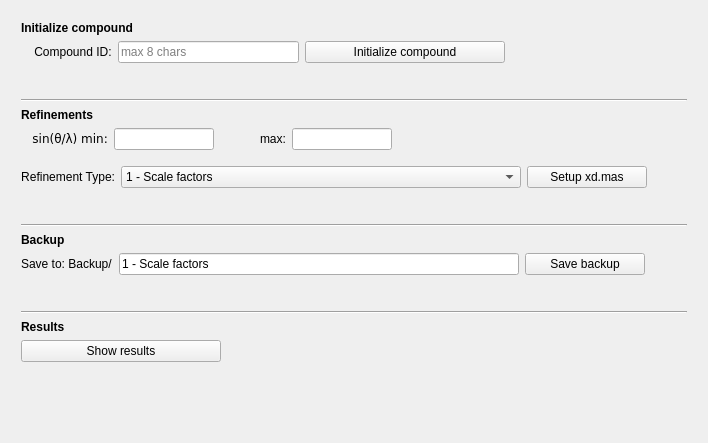
      <widget class="QWidget" name="tab">
       <attribute name="title">
        <string>Manual Refinement</string>
       </attribute>
       <layout class="QGridLayout" name="gridLayout_6">
        <item row="0" column="0">
         <layout class="QVBoxLayout" name="verticalLayout_55">
          <property name="leftMargin">
           <number>10</number>
          </property>
          <property name="topMargin">
           <number>10</number>
          </property>
          <property name="rightMargin">
           <number>10</number>
          </property>
          <property name="bottomMargin">
           <number>10</number>
          </property>
          <item>
           <widget class="QLabel" name="label_10">
            <property name="text">
             <string>&lt;b&gt;Initialize compound&lt;/b&gt;</string>
            </property>
           </widget>
          </item>
          <item>
           <layout class="QVBoxLayout" name="verticalLayout_12">
            <property name="bottomMargin">
             <number>10</number>
            </property>
            <item>
             <layout class="QHBoxLayout" name="horizontalLayout_8">
              <property name="leftMargin">
               <number>0</number>
              </property>
              <property name="topMargin">
               <number>0</number>
              </property>
              <property name="rightMargin">
               <number>0</number>
              </property>
              <property name="bottomMargin">
               <number>0</number>
              </property>
              <item>
               <widget class="QLabel" name="label_5">
                <property name="text">
                 <string>    Compound ID:</string>
                </property>
               </widget>
              </item>
              <item>
               <widget class="QLineEdit" name="cmpdIDInput">
                <property name="maximumSize">
                 <size>
                  <width>181</width>
                  <height>16777215</height>
                 </size>
                </property>
                <property name="text">
                 <string/>
                </property>
                <property name="maxLength">
                 <number>8</number>
                </property>
                <property name="placeholderText">
                 <string>max 8 chars</string>
                </property>
               </widget>
              </item>
              <item>
               <widget class="QPushButton" name="runXDINIBut">
                <property name="minimumSize">
                 <size>
                  <width>200</width>
                  <height>0</height>
                 </size>
                </property>
                <property name="maximumSize">
                 <size>
                  <width>200</width>
                  <height>16777215</height>
                 </size>
                </property>
                <property name="text">
                 <string>Initialize compound</string>
                </property>
               </widget>
              </item>
              <item>
               <spacer name="horizontalSpacer_19">
                <property name="orientation">
                 <enum>Qt::Horizontal</enum>
                </property>
                <property name="sizeHint" stdset="0">
                 <size>
                  <width>40</width>
                  <height>20</height>
                 </size>
                </property>
               </spacer>
              </item>
             </layout>
            </item>
            <item>
             <widget class="QLabel" name="XDINILab">
              <property name="text">
               <string/>
              </property>
             </widget>
            </item>
           </layout>
          </item>
          <item>
           <widget class="Line" name="line_8">
            <property name="orientation">
             <enum>Qt::Horizontal</enum>
            </property>
           </widget>
          </item>
          <item>
           <widget class="QLabel" name="label_9">
            <property name="text">
             <string>&lt;b&gt;Refinements&lt;/b&gt;</string>
            </property>
           </widget>
          </item>
          <item>
           <layout class="QVBoxLayout" name="verticalLayout_56">
            <property name="topMargin">
             <number>0</number>
            </property>
            <item>
             <layout class="QHBoxLayout" name="horizontalLayout_38">
              <property name="topMargin">
               <number>0</number>
              </property>
              <item>
               <widget class="QLabel" name="label_65">
                <property name="text">
                 <string>&lt;html&gt;&lt;head/&gt;&lt;body&gt;&lt;pre&gt;&lt;p&gt;   sin(θ/λ) min:&lt;/p&gt;&lt;/pre&gt;&lt;/body&gt;&lt;/html&gt;</string>
                </property>
               </widget>
              </item>
              <item>
               <widget class="QLineEdit" name="manRefSnlMin">
                <property name="enabled">
                 <bool>true</bool>
                </property>
                <property name="maximumSize">
                 <size>
                  <width>100</width>
                  <height>16777215</height>
                 </size>
                </property>
               </widget>
              </item>
              <item>
               <spacer name="horizontalSpacer_36">
                <property name="orientation">
                 <enum>Qt::Horizontal</enum>
                </property>
                <property name="sizeType">
                 <enum>QSizePolicy::Fixed</enum>
                </property>
                <property name="sizeHint" stdset="0">
                 <size>
                  <width>40</width>
                  <height>20</height>
                 </size>
                </property>
               </spacer>
              </item>
              <item>
               <widget class="QLabel" name="label_66">
                <property name="text">
                 <string>max:</string>
                </property>
               </widget>
              </item>
              <item>
               <widget class="QLineEdit" name="manRefSnlMax">
                <property name="enabled">
                 <bool>true</bool>
                </property>
                <property name="maximumSize">
                 <size>
                  <width>100</width>
                  <height>16777215</height>
                 </size>
                </property>
               </widget>
              </item>
              <item>
               <spacer name="horizontalSpacer_37">
                <property name="orientation">
                 <enum>Qt::Horizontal</enum>
                </property>
                <property name="sizeHint" stdset="0">
                 <size>
                  <width>40</width>
                  <height>20</height>
                 </size>
                </property>
               </spacer>
              </item>
             </layout>
            </item>
           </layout>
          </item>
          <item>
           <layout class="QVBoxLayout" name="verticalLayout_10">
            <property name="leftMargin">
             <number>0</number>
            </property>
            <property name="topMargin">
             <number>10</number>
            </property>
            <property name="rightMargin">
             <number>0</number>
            </property>
            <property name="bottomMargin">
             <number>10</number>
            </property>
            <item>
             <layout class="QHBoxLayout" name="horizontalLayout_36">
              <item>
               <widget class="QLabel" name="label_6">
                <property name="text">
                 <string>Refinement Type:</string>
                </property>
                <property name="alignment">
                 <set>Qt::AlignRight|Qt::AlignTrailing|Qt::AlignVCenter</set>
                </property>
               </widget>
              </item>
              <item>
               <widget class="QComboBox" name="manRefDropMenu">
                <property name="minimumSize">
                 <size>
                  <width>400</width>
                  <height>0</height>
                 </size>
                </property>
                <property name="maximumSize">
                 <size>
                  <width>350</width>
                  <height>16777215</height>
                 </size>
                </property>
                <item>
                 <property name="text">
                  <string>1 - Scale factors</string>
                 </property>
                </item>
                <item>
                 <property name="text">
                  <string>2 - High angle non-H positions and ADPs</string>
                 </property>
                </item>
                <item>
                 <property name="text">
                  <string>3 - Low angle H positions</string>
                 </property>
                </item>
                <item>
                 <property name="text">
                  <string>4 - Kappa and monopoles</string>
                 </property>
                </item>
                <item>
                 <property name="text">
                  <string>5 - Dipoles</string>
                 </property>
                </item>
                <item>
                 <property name="text">
                  <string>6 - Quadrupoles</string>
                 </property>
                </item>
                <item>
                 <property name="text">
                  <string>7 - Octupoles</string>
                 </property>
                </item>
                <item>
                 <property name="text">
                  <string>8 - Hexadecapoles</string>
                 </property>
                </item>
                <item>
                 <property name="text">
                  <string>9 - Multipoles, and non-H positions and ADPs</string>
                 </property>
                </item>
                <item>
                 <property name="text">
                  <string>10 - Lower symmetry</string>
                 </property>
                </item>
                <item>
                 <property name="text">
                  <string>11 - Final refinement</string>
                 </property>
                </item>
               </widget>
              </item>
              <item>
               <widget class="QPushButton" name="manRefSetupBut">
                <property name="minimumSize">
                 <size>
                  <width>120</width>
                  <height>0</height>
                 </size>
                </property>
                <property name="maximumSize">
                 <size>
                  <width>150</width>
                  <height>16777215</height>
                 </size>
                </property>
                <property name="text">
                 <string>Setup xd.mas</string>
                </property>
               </widget>
              </item>
              <item>
               <spacer name="horizontalSpacer_28">
                <property name="orientation">
                 <enum>Qt::Horizontal</enum>
                </property>
                <property name="sizeHint" stdset="0">
                 <size>
                  <width>40</width>
                  <height>20</height>
                 </size>
                </property>
               </spacer>
              </item>
             </layout>
            </item>
            <item>
             <widget class="QLabel" name="manRefSetupLab">
              <property name="text">
               <string/>
              </property>
             </widget>
            </item>
           </layout>
          </item>
          <item>
           <widget class="Line" name="line_5">
            <property name="orientation">
             <enum>Qt::Horizontal</enum>
            </property>
           </widget>
          </item>
          <item>
           <layout class="QVBoxLayout" name="verticalLayout_9">
            <property name="topMargin">
             <number>0</number>
            </property>
            <property name="bottomMargin">
             <number>10</number>
            </property>
            <item>
             <widget class="QLabel" name="label_8">
              <property name="text">
               <string>&lt;b&gt;Backup&lt;/b&gt;</string>
              </property>
             </widget>
            </item>
            <item>
             <layout class="QHBoxLayout" name="horizontalLayout_46">
              <property name="topMargin">
               <number>0</number>
              </property>
              <item>
               <widget class="QLabel" name="manRefBackupFolder">
                <property name="text">
                 <string>Save to: Backup/</string>
                </property>
               </widget>
              </item>
              <item>
               <widget class="QLineEdit" name="manRefBackupInput">
                <property name="minimumSize">
                 <size>
                  <width>400</width>
                  <height>0</height>
                 </size>
                </property>
                <property name="maximumSize">
                 <size>
                  <width>400</width>
                  <height>16777215</height>
                 </size>
                </property>
                <property name="text">
                 <string>1 - Scale factors</string>
                </property>
               </widget>
              </item>
              <item>
               <widget class="QPushButton" name="manRefBackupBut">
                <property name="minimumSize">
                 <size>
                  <width>120</width>
                  <height>0</height>
                 </size>
                </property>
                <property name="text">
                 <string>Save backup</string>
                </property>
               </widget>
              </item>
              <item>
               <spacer name="horizontalSpacer_39">
                <property name="orientation">
                 <enum>Qt::Horizontal</enum>
                </property>
                <property name="sizeHint" stdset="0">
                 <size>
                  <width>40</width>
                  <height>20</height>
                 </size>
                </property>
               </spacer>
              </item>
             </layout>
            </item>
            <item>
             <widget class="QLabel" name="manRefBackupLab">
              <property name="text">
               <string/>
              </property>
             </widget>
            </item>
           </layout>
          </item>
          <item>
           <widget class="Line" name="line_16">
            <property name="orientation">
             <enum>Qt::Horizontal</enum>
            </property>
           </widget>
          </item>
          <item>
           <layout class="QVBoxLayout" name="verticalLayout_4">
            <property name="topMargin">
             <number>0</number>
            </property>
            <item>
             <widget class="QLabel" name="label_7">
              <property name="text">
               <string>&lt;b&gt;Results&lt;/b&gt;</string>
              </property>
             </widget>
            </item>
            <item>
             <widget class="QPushButton" name="manRefResBut">
              <property name="minimumSize">
               <size>
                <width>150</width>
                <height>0</height>
               </size>
              </property>
              <property name="maximumSize">
               <size>
                <width>200</width>
                <height>16777215</height>
               </size>
              </property>
              <property name="text">
               <string>Show results</string>
              </property>
             </widget>
            </item>
            <item>
             <widget class="QLabel" name="manRefResLab">
              <property name="text">
               <string/>
              </property>
             </widget>
            </item>
           </layout>
          </item>
          <item>
           <spacer name="verticalSpacer_30">
            <property name="orientation">
             <enum>Qt::Vertical</enum>
            </property>
            <property name="sizeHint" stdset="0">
             <size>
              <width>20</width>
              <height>40</height>
             </size>
            </property>
           </spacer>
          </item>
         </layout>
        </item>
       </layout>
      </widget>
